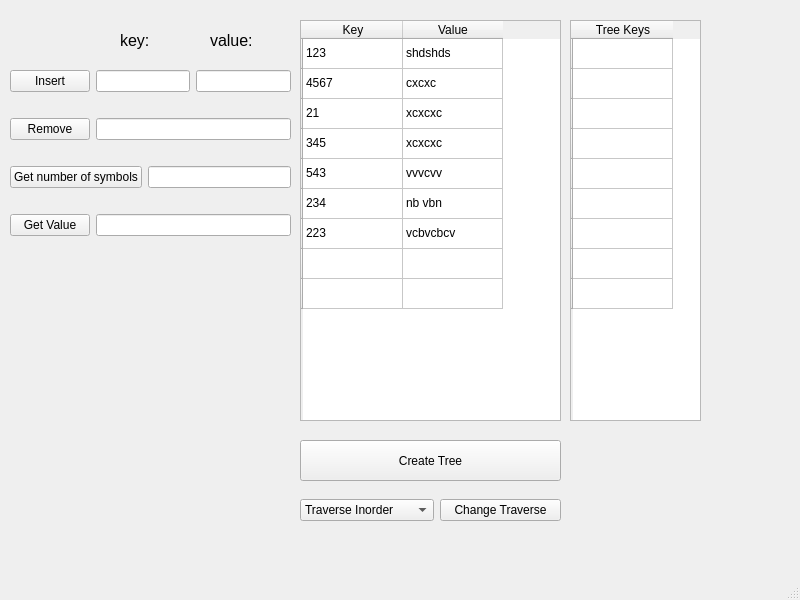
<?xml version="1.0" encoding="UTF-8"?>
<ui version="4.0">
 <class>MainWindow</class>
 <widget class="QMainWindow" name="MainWindow">
  <property name="geometry">
   <rect>
    <x>0</x>
    <y>0</y>
    <width>800</width>
    <height>600</height>
   </rect>
  </property>
  <property name="windowTitle">
   <string>MainWindow</string>
  </property>
  <widget class="QWidget" name="centralwidget">
   <widget class="QWidget" name="verticalLayoutWidget">
    <property name="geometry">
     <rect>
      <x>10</x>
      <y>50</y>
      <width>281</width>
      <height>208</height>
     </rect>
    </property>
    <layout class="QVBoxLayout" name="verticalLayout">
     <item>
      <layout class="QHBoxLayout" name="horizontalLayout">
       <item>
        <widget class="QPushButton" name="insert">
         <property name="text">
          <string>Insert</string>
         </property>
        </widget>
       </item>
       <item>
        <widget class="QLineEdit" name="keyLineEdit">
         <property name="text">
          <string/>
         </property>
        </widget>
       </item>
       <item>
        <widget class="QLineEdit" name="valueLineEdit"/>
       </item>
      </layout>
     </item>
     <item>
      <layout class="QHBoxLayout" name="horizontalLayout_2">
       <item>
        <widget class="QPushButton" name="remove">
         <property name="text">
          <string>Remove</string>
         </property>
        </widget>
       </item>
       <item>
        <widget class="QLineEdit" name="keyLineEdit_2"/>
       </item>
      </layout>
     </item>
     <item>
      <layout class="QHBoxLayout" name="horizontalLayout_4">
       <item>
        <widget class="QPushButton" name="getNofSymbols">
         <property name="text">
          <string>Get number of symbols</string>
         </property>
        </widget>
       </item>
       <item>
        <widget class="QLineEdit" name="keyLineEdit_4"/>
       </item>
      </layout>
     </item>
     <item>
      <layout class="QHBoxLayout" name="horizontalLayout_3">
       <item>
        <widget class="QPushButton" name="getValue">
         <property name="text">
          <string>Get Value</string>
         </property>
        </widget>
       </item>
       <item>
        <widget class="QLineEdit" name="keyLineEdit_3"/>
       </item>
      </layout>
     </item>
    </layout>
   </widget>
   <widget class="QLabel" name="label">
    <property name="geometry">
     <rect>
      <x>120</x>
      <y>30</y>
      <width>71</width>
      <height>21</height>
     </rect>
    </property>
    <property name="font">
     <font>
      <pointsize>12</pointsize>
     </font>
    </property>
    <property name="text">
     <string>key:</string>
    </property>
   </widget>
   <widget class="QLabel" name="label_2">
    <property name="geometry">
     <rect>
      <x>210</x>
      <y>30</y>
      <width>81</width>
      <height>21</height>
     </rect>
    </property>
    <property name="font">
     <font>
      <pointsize>12</pointsize>
     </font>
    </property>
    <property name="text">
     <string>value:</string>
    </property>
   </widget>
   <widget class="QPushButton" name="createTree">
    <property name="geometry">
     <rect>
      <x>300</x>
      <y>440</y>
      <width>261</width>
      <height>41</height>
     </rect>
    </property>
    <property name="text">
     <string>Create Tree</string>
    </property>
   </widget>
   <widget class="QWidget" name="horizontalLayoutWidget_2">
    <property name="geometry">
     <rect>
      <x>300</x>
      <y>490</y>
      <width>261</width>
      <height>41</height>
     </rect>
    </property>
    <layout class="QHBoxLayout" name="horizontalLayout_5">
     <item>
      <widget class="QComboBox" name="comboBox">
       <item>
        <property name="text">
         <string>Traverse Inorder</string>
        </property>
       </item>
       <item>
        <property name="text">
         <string>Traverse Preorder</string>
        </property>
       </item>
       <item>
        <property name="text">
         <string>Traverse Postorder</string>
        </property>
       </item>
      </widget>
     </item>
     <item>
      <widget class="QPushButton" name="changeTraverse">
       <property name="text">
        <string>Change Traverse</string>
       </property>
      </widget>
     </item>
    </layout>
   </widget>
   <widget class="QTableWidget" name="tableWidget">
    <property name="geometry">
     <rect>
      <x>300</x>
      <y>20</y>
      <width>261</width>
      <height>401</height>
     </rect>
    </property>
    <row>
     <property name="text">
      <string/>
     </property>
    </row>
    <row>
     <property name="text">
      <string/>
     </property>
    </row>
    <row>
     <property name="text">
      <string/>
     </property>
    </row>
    <row>
     <property name="text">
      <string/>
     </property>
    </row>
    <row>
     <property name="text">
      <string/>
     </property>
    </row>
    <row>
     <property name="text">
      <string/>
     </property>
    </row>
    <row>
     <property name="text">
      <string/>
     </property>
    </row>
    <row>
     <property name="text">
      <string/>
     </property>
    </row>
    <row>
     <property name="text">
      <string/>
     </property>
    </row>
    <column>
     <property name="text">
      <string>Key</string>
     </property>
    </column>
    <column>
     <property name="text">
      <string>Value</string>
     </property>
    </column>
    <item row="0" column="0">
     <property name="text">
      <string>123</string>
     </property>
    </item>
    <item row="0" column="1">
     <property name="text">
      <string>shdshds</string>
     </property>
    </item>
    <item row="1" column="0">
     <property name="text">
      <string>4567</string>
     </property>
    </item>
    <item row="1" column="1">
     <property name="text">
      <string>cxcxc</string>
     </property>
    </item>
    <item row="2" column="0">
     <property name="text">
      <string>21</string>
     </property>
    </item>
    <item row="2" column="1">
     <property name="text">
      <string>xcxcxc</string>
     </property>
    </item>
    <item row="3" column="0">
     <property name="text">
      <string>345</string>
     </property>
    </item>
    <item row="3" column="1">
     <property name="text">
      <string>xcxcxc</string>
     </property>
    </item>
    <item row="4" column="0">
     <property name="text">
      <string>543</string>
     </property>
    </item>
    <item row="4" column="1">
     <property name="text">
      <string>vvvcvv</string>
     </property>
    </item>
    <item row="5" column="0">
     <property name="text">
      <string>234</string>
     </property>
    </item>
    <item row="5" column="1">
     <property name="text">
      <string>nb vbn</string>
     </property>
    </item>
    <item row="6" column="0">
     <property name="text">
      <string>223</string>
     </property>
    </item>
    <item row="6" column="1">
     <property name="text">
      <string>vcbvcbcv</string>
     </property>
    </item>
   </widget>
   <widget class="QTableWidget" name="tableForTree">
    <property name="geometry">
     <rect>
      <x>570</x>
      <y>20</y>
      <width>131</width>
      <height>401</height>
     </rect>
    </property>
    <row>
     <property name="text">
      <string/>
     </property>
    </row>
    <row>
     <property name="text">
      <string/>
     </property>
    </row>
    <row>
     <property name="text">
      <string/>
     </property>
    </row>
    <row>
     <property name="text">
      <string/>
     </property>
    </row>
    <row>
     <property name="text">
      <string/>
     </property>
    </row>
    <row>
     <property name="text">
      <string/>
     </property>
    </row>
    <row>
     <property name="text">
      <string/>
     </property>
    </row>
    <row>
     <property name="text">
      <string/>
     </property>
    </row>
    <row>
     <property name="text">
      <string/>
     </property>
    </row>
    <column>
     <property name="text">
      <string>Tree Keys</string>
     </property>
    </column>
   </widget>
  </widget>
  <widget class="QMenuBar" name="menubar">
   <property name="geometry">
    <rect>
     <x>0</x>
     <y>0</y>
     <width>800</width>
     <height>26</height>
    </rect>
   </property>
  </widget>
  <widget class="QStatusBar" name="statusbar"/>
 </widget>
 <resources/>
 <connections/>
</ui>
